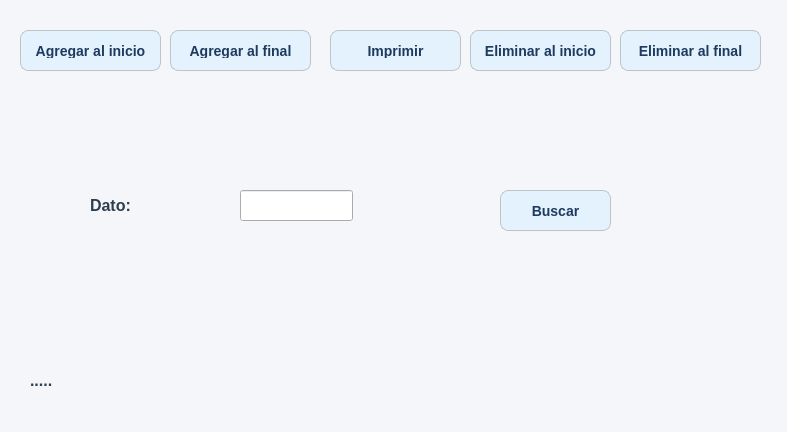
<?xml version="1.0" encoding="UTF-8"?>
<ui version="4.0">
 <class>Dialog</class>
 <widget class="QDialog" name="Dialog">
  <property name="geometry">
   <rect>
    <x>0</x>
    <y>0</y>
    <width>787</width>
    <height>432</height>
   </rect>
  </property>
  <property name="windowTitle">
   <string>Dialog</string>
  </property>
  <property name="styleSheet">
   <string notr="true">/* Fondo general del Dialogo */
QDialog {
    background-color: #f4f6f9;
}

/* El contenedor central si usas un QWidget adentro */
QWidget {
    font-family: &quot;Arial&quot;;
}

/* Título Principal */
QLabel {
    color: #2c3e50;
    font-size: 16px;
    font-weight: bold;
}

/* Estilo limpio para tus 4 botones de opciones */
QPushButton {
    font-family: &quot;Arial&quot;;
    font-size: 14px;
    font-weight: bold;
    color: #1e3a5f;
    background-color: #e3f2fd;
    border: 1px solid #bdc3c7;
    border-radius: 8px;
    padding: 12px;
}

/* Efecto cuando pasas el mouse por encima */
QPushButton:hover {
    background-color: #bbdefb;
    border: 1px solid #3498db;
    color: #0d47a1;
}

/* Efecto cuando lo presionas */
QPushButton:pressed {
    background-color: #1e88e5;
    color: #ffffff;
}</string>
  </property>
  <widget class="QLabel" name="lbl_resultado">
   <property name="geometry">
    <rect>
     <x>30</x>
     <y>350</y>
     <width>731</width>
     <height>61</height>
    </rect>
   </property>
   <property name="text">
    <string>.....</string>
   </property>
  </widget>
  <widget class="QLabel" name="lbl_dato">
   <property name="geometry">
    <rect>
     <x>90</x>
     <y>180</y>
     <width>101</width>
     <height>51</height>
    </rect>
   </property>
   <property name="text">
    <string>Dato:</string>
   </property>
  </widget>
  <widget class="QPushButton" name="btn_buscar">
   <property name="geometry">
    <rect>
     <x>500</x>
     <y>190</y>
     <width>111</width>
     <height>41</height>
    </rect>
   </property>
   <property name="text">
    <string>Buscar</string>
   </property>
  </widget>
  <widget class="QLineEdit" name="txt_dato">
   <property name="geometry">
    <rect>
     <x>240</x>
     <y>190</y>
     <width>113</width>
     <height>31</height>
    </rect>
   </property>
  </widget>
  <widget class="QPushButton" name="btn_agregar_inicio">
   <property name="geometry">
    <rect>
     <x>20</x>
     <y>30</y>
     <width>141</width>
     <height>41</height>
    </rect>
   </property>
   <property name="text">
    <string>Agregar al inicio</string>
   </property>
  </widget>
  <widget class="QPushButton" name="btn_agregar_final">
   <property name="geometry">
    <rect>
     <x>170</x>
     <y>30</y>
     <width>141</width>
     <height>41</height>
    </rect>
   </property>
   <property name="text">
    <string>Agregar al final</string>
   </property>
  </widget>
  <widget class="QPushButton" name="btn_imprimir">
   <property name="geometry">
    <rect>
     <x>330</x>
     <y>30</y>
     <width>131</width>
     <height>41</height>
    </rect>
   </property>
   <property name="text">
    <string>Imprimir</string>
   </property>
  </widget>
  <widget class="QPushButton" name="btn_eliminar_inicio">
   <property name="geometry">
    <rect>
     <x>470</x>
     <y>30</y>
     <width>141</width>
     <height>41</height>
    </rect>
   </property>
   <property name="text">
    <string>Eliminar al inicio</string>
   </property>
  </widget>
  <widget class="QPushButton" name="btn_eliminar_final">
   <property name="geometry">
    <rect>
     <x>620</x>
     <y>30</y>
     <width>141</width>
     <height>41</height>
    </rect>
   </property>
   <property name="text">
    <string>Eliminar al final</string>
   </property>
  </widget>
 </widget>
 <resources/>
 <connections/>
</ui>
